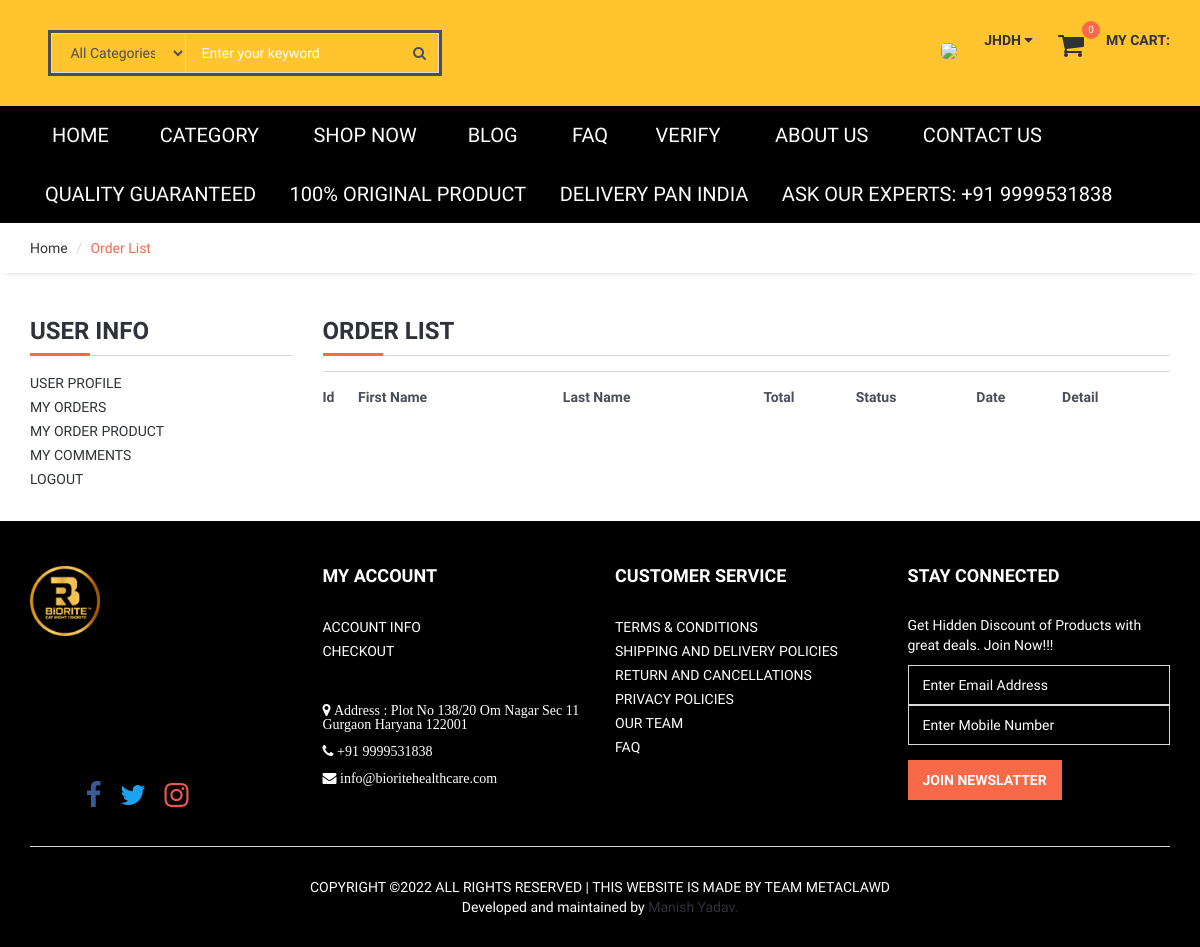
/user/orders/ (signed in), run on an earlier commit of the app's database.
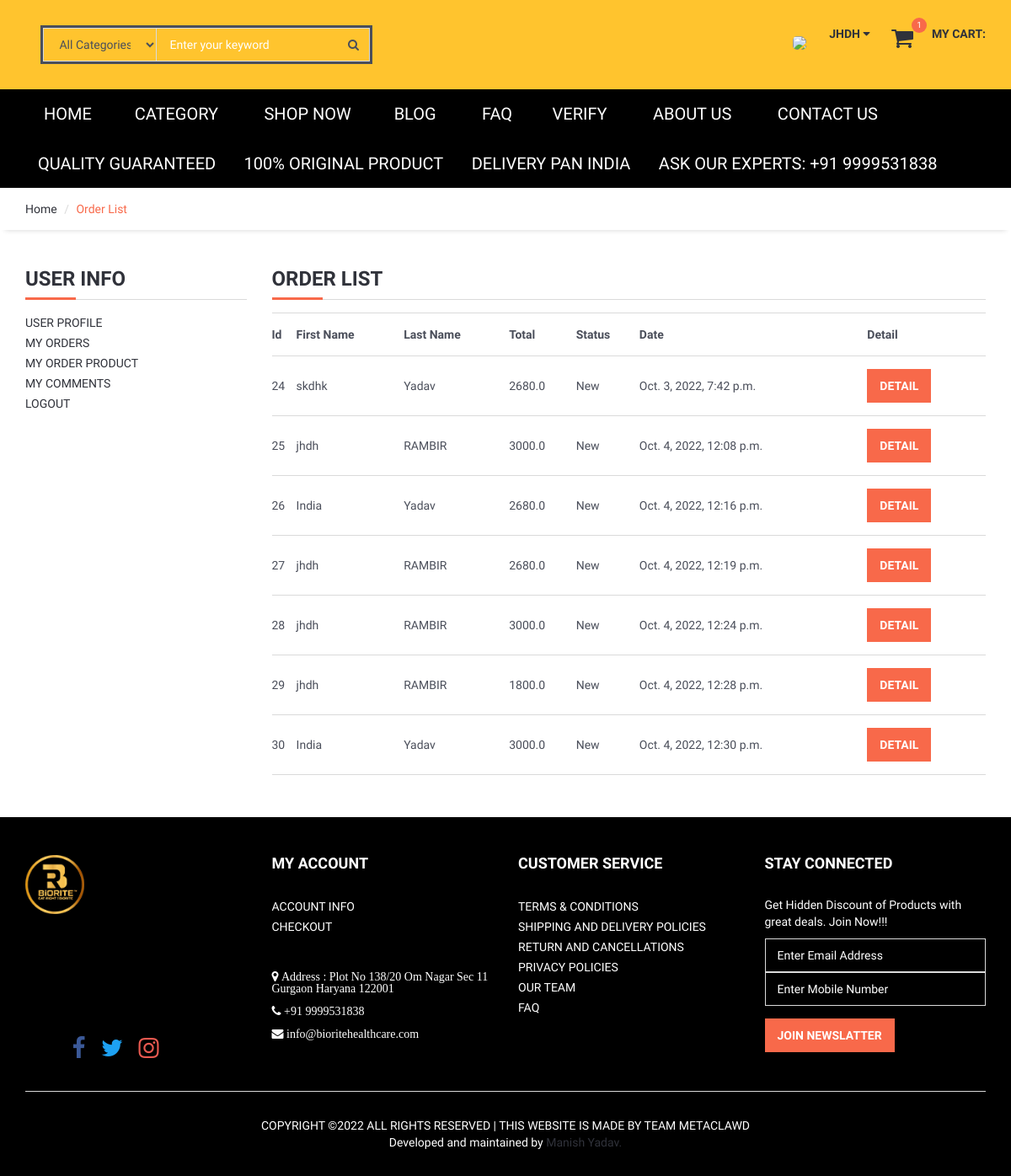
And on a later commit of the database.
### order/models.py (models this page shows, shortened)
class Order(models.Model):
    STATUS = (
        ('New', 'New'),
        ('Accepted', 'Accepted'),
        ('Preaparing', 'Preaparing'),
        ('OnShipping', 'OnShipping'),
        ('Completed', 'Completed'),
        ('Canceled', 'Canceled'),
    )
    user = models.ForeignKey(User, on_delete=models.SET_NULL, null=True)
    code = models.CharField(max_length=5, editable=False )
    first_name = models.CharField(max_length=10)
    last_name = models.CharField(max_length=10)
    phone = models.CharField(blank=True, max_length=20)
    address = models.CharField(blank=True, max_length=150)
    city = models.CharField(blank=True, max_length=20)
    country = models.CharField(blank=True, max_length=20)
    total = models.FloatField()
    status=models.CharField(max_length=10,choices=STATUS,default='New')
    ip = models.CharField(blank=True, max_length=20)
    adminnote = models.CharField(blank=True, max_length=100)
    create_at=models.DateTimeField(auto_now_add=True)
    update_at=models.DateTimeField(auto_now=True)

### user/views.py (the view)
# urls.py: path('orders/', views.user_orders, name='user_orders'),
@login_required(login_url='/login') # Check login
def user_orders(request):
    current_user = request.user
    orders=Order.objects.filter(user_id=current_user.id)
    context = {#'category': category,
               'orders': orders,
               }
    return render(request, 'user_orders.html', context)

### home/templatetags/myapptags.py (called while the page is built)
@register.simple_tag
def shopcartcount(userid):
    count = ShopCart.objects.filter(user_id=userid).count()
    return count

### user/templates/user_orders.html (shortened to what this page needs)
{% extends 'homebase.html' %}
{% block sidebar %} {% include 'sidebar.html' %} {% endblock %}
{% block body %}
    <div id="breadcrumb">
        <div class="container">
            <ul class="breadcrumb">
                <li><a href="/">Home</a></li>
                <li class="active">Order List</li>
            </ul>
        </div>
    </div>
    <div class="section">
        <div class="container">
            <div class="row">
                <div class="col-md-3">
                    {% include "user_panel.html" %}
                </div>
                <div class="col-md-9">
                    <div class="order-summary clearfix">
                        <div class="section-title">
                            <h3 class="title">Order List</h3>
                        </div>
                        <table class="shopping-cart-table table">
                            <tr>
                                <th class="text-left">Id </th>
                                <th class="text-left">First Name </th>
                                <th class="text-left">Last Name </th>
                                <th class="text-left">Total </th>
                                <th class="text-left">Status </th>
                                <th class="text-left">Date </th>
                                <th class="text-left">Detail </th>
                            </tr>
                            {% for rs in orders %}
                                <tr>
                                    <td class="text-left">{{ rs.id}} </td>
                                    <td class="text-left">{{ rs.first_name}} </td>
                                    <td class="text-left">{{ rs.last_name}} </td>
                                    <td class="text-left">{{ rs.total}} </td>
                                    <td class="text-left">{{ rs.status}} </td>
                                    <td class="text-left">{{ rs.create_at}} </td>
                                    <td class="text-left"><a class="primary-btn" href="/user/orderdetail/{{ rs.id }}"> Detail </a></td>
                                </tr>
                            {% endfor %}
                        </table>
                    </div>
                </div>
            </div>
        </div>
    </div>
{% endblock %}

### home/templates/header.html (shortened to what this page needs)
{% load static %}
{% load i18n %}
{% load currency %}
<header>
    <div id="header" style="background-color:#FFC42E; ">
        <div class="container" >
            <div class="pull-left">
                <div class="header-search">
                    <form action="/search/" method="post">
                        <input style="color: black;" id="query" name="query" class="input search-input" type="text" placeholder="Enter your keyword">
                        <select name="catid"  class="input search-categories">
                            <option value="0">{% trans "All Categories" %}</option>
                        </select>
                        <button class="search-btn"><i class="fa fa-search"></i></button>
                    </form>
                </div>
            </div>
            <div class="pull-right" >
                <ul class="header-btns" style="background-color:#FFC42E; ">
                    <li class="header-account dropdown default-dropdown"  style="background-color:#FFC42E; ">
                        {% if user.id is not None %}
                            <div class="dropdown-toggle" role="button" data-toggle="dropdown" aria-expanded="true">
                                <div class="header-btns-icon" style="background-color:#FFC42E; ">
                                    <img src="{{ request.session.userimage }}" style="height: 40px; border-radius: 30%">
                                </div>
                                <strong class="text-uppercase">{{ user.first_name }} <i class="fa fa-caret-down"></i></strong>
                            </div>
                        {% else %}
                            <a href="{% url 'login' %}" class="text-uppercase" ><strong style="color:blue">Login</a> / <a href="{% url 'signup' %}" class="text-uppercase" style="color:blue">Sign Up</strong></a>
                        {% endif %}
                    </li>
                    <li class="header-cart dropdown default-dropdown" >
                        <a href="{% url 'shopcart'%}" >
                            <div class="header-btns-icon"  style="background-color:#FFC42E; ">
                                <i class="fa fa-shopping-cart fa-2x"  ></i>
                                {% load myapptags %}
                                {% shopcartcount user.id as count %}
                                <span class="qty">{{ count }}</span>
                            </div>
                            <strong class="text-uppercase">{% trans "My Cart:" %}</strong>
                            <br>
                        </a>
                    </li>
                </ul>
            </div>
        </div>
    </div>
</header>

What changed in the data, as far as the page shows it:
added Order: id "24", first_name "skdhk", last_name "Yadav", total "2680.0", status "New", create_at "Oct. 3, 2022, 7:42 p.m."
added Order: id "25", first_name "jhdh", last_name "RAMBIR", total "3000.0", status "New", create_at "Oct. 4, 2022, 12:08 p.m."
added Order: id "26", first_name "India", last_name "Yadav", total "2680.0", status "New", create_at "Oct. 4, 2022, 12:16 p.m."
added Order: id "27", first_name "jhdh", last_name "RAMBIR", total "2680.0", status "New", create_at "Oct. 4, 2022, 12:19 p.m."
added Order: id "28", first_name "jhdh", last_name "RAMBIR", total "3000.0", status "New", create_at "Oct. 4, 2022, 12:24 p.m."
added Order: id "29", first_name "jhdh", last_name "RAMBIR", total "1800.0", status "New", create_at "Oct. 4, 2022, 12:28 p.m."
added Order: id "30", first_name "India", last_name "Yadav", total "3000.0", status "New", create_at "Oct. 4, 2022, 12:30 p.m."
Also different on the page:
{{ count }}: "0" → "1"
